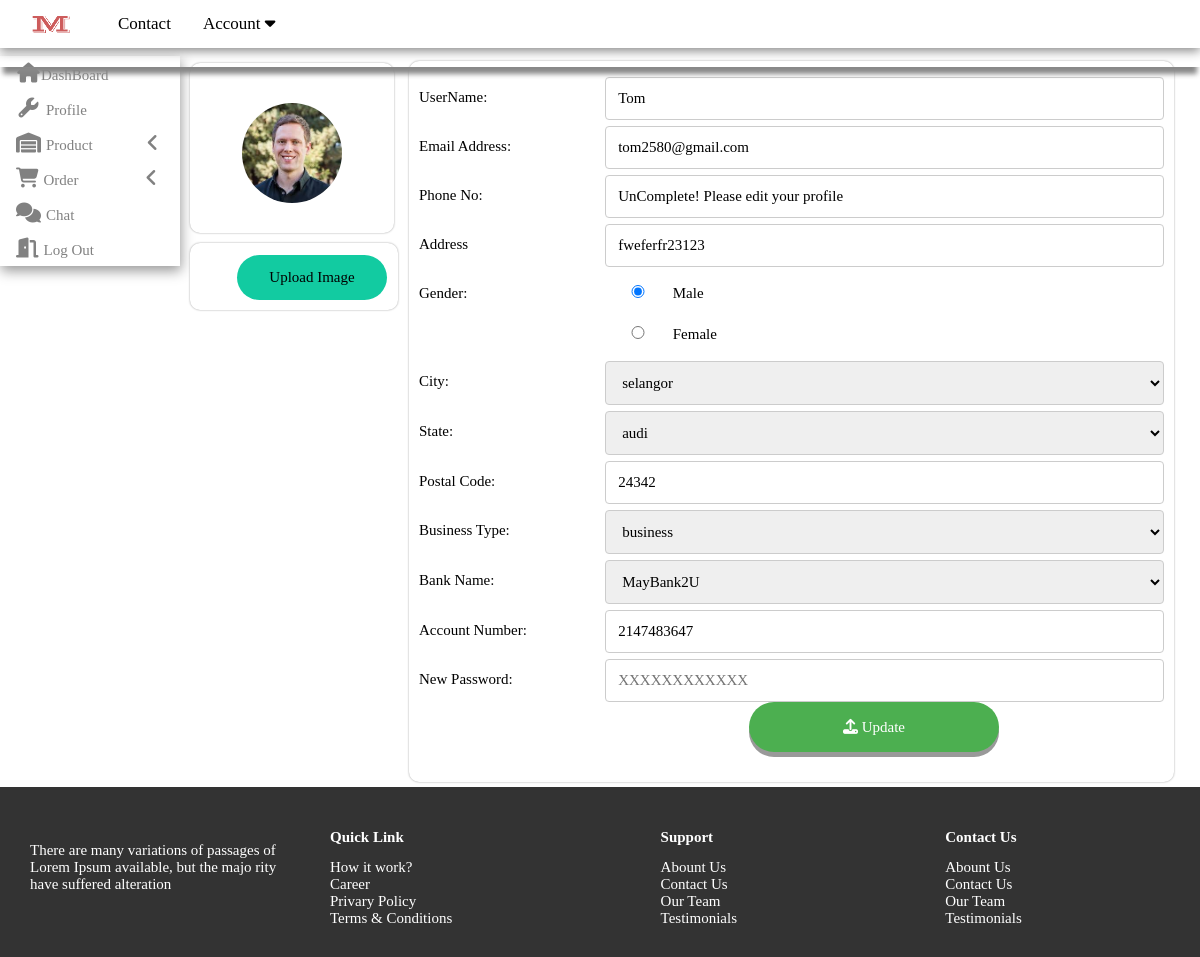
Page /seller/editProfile.php?sellerId=1 (signed in) on the committed database.
### tables this page shows
CREATE TABLE `seller` (
  `sellerId` varchar(255) NOT NULL,
  `sellerName` varchar(255) NOT NULL,
  `email` varchar(255) NOT NULL,
  `phoneNo` int(12) NOT NULL,
  `gender` varchar(6) NOT NULL,
  `image` varchar(255) NOT NULL,
  `address` varchar(255) NOT NULL,
  `city` varchar(255) NOT NULL,
  `state` varchar(255) NOT NULL,
  `postalCode` int(5) NOT NULL,
  `businessType` varchar(255) NOT NULL,
  `bankName` varchar(255) NOT NULL,
  `accountNo` int(17) NOT NULL,
  `password` varchar(255) NOT NULL,
  `lastLogin` timestamp NOT NULL DEFAULT current_timestamp()
);

### seller/editProfile.php (the view, shortened to what this page needs)
<?php
    include("../config.php");
    if(isset($_SESSION['sellerId'])){
        if(isset($_GET['sellerId'])){
            $sId = $_GET['sellerId'];
            $getData = "select * from seller where sellerId='$sId'";
            $result = $conn->query($getData);
            if($result->num_rows > 0){
                while($row = $result->fetch_assoc()){
                    $name=$row['sellerName'];
                    $email=$row['email'];
                    $phoneNo=$row['phoneNo'];
                    $gender=$row['gender'];
                    $address=$row['address'];
                    $city=$row['city'];
                    $state=$row['state'];
                    $postalCode=$row['postalCode'];
                    $businessType=$row['businessType'];
                    $bankName=$row['bankName'];
                    $accountNo=$row['accountNo'];
                    $warningText = "UnComplete! Please edit your profile";
                    if(empty($phoneNo)){
                        $phoneNo = $warningText;
                    }
                }
            }
        }
    }else{
        echo '<script>window.alert("Please Login")</script>';
        header('refresh:0.5;url=./login.php');
    }
?>
<!DOCTYPE html>
<html>
<head>
    <link rel="stylesheet" href="https://cdnjs.cloudflare.com/ajax/libs/font-awesome/4.7.0/css/font-awesome.min.css">
    <link rel="stylesheet" type="text/css" href="../css/reset.css">
    <link rel="stylesheet" type="text/css" href="../css/sellerstyle.css">
    <link rel="stylesheet" type="text/css" href="../css/profilestyle.css">
    <link rel="stylesheet" type="text/css" href="../css/footer.css">
</head>
<body>
    <?php require 'header.php' ?>
    <div class="content">
        <?php require 'asideLeft.php' ?>
        <aside class="contentbar">
            <form action="editProfile.php" method="POST" enctype="multipart/form-data">
                <div class="profile-box">
                    <div class="profile-box-left">
                        <div class="profile-image-box">
                            <div class="profile-box-left-image">
                                <div class="upload-image-box">
                                    <?php
                                    if(isset($_SESSION['sellerId'])){
                                        if(empty($image)){
                                            echo "<img src=\"../images/userIcon.png\" id=\"my-img\" alt=\"\" width=100 height=100\>";
                                        }else{
                                            echo "<img src=\"../images/profileImage/$image\" id=\"my-img\" alt=\"\" width=100 height=100\>";
                                        }
                                    }else {
                                        echo "<img src=\"../images/userIcon.png\" id=\"my-img\" alt=\"\" width=100 height=100\>";
                                    }
                                    ?>
                                </div>
                            </div>
                        </div>
                        <div class="profile-box-left-tools">
                            <div class="images-upload-button-box">
                                <button type="submit" name="upload" class="upload-image-btn">Upload Image</button>
                            </div>
                        </div>
                    </div>
                    <div class="profile-box-right">
                        <div class="profile-box-row">
                            <div class="profile-col-25">
                                <label for="username">UserName:</label>
                        </div>
                            <div class="profile-col-75">
                                <input type="text" name="sname" class="profile-view-mode" placeholder="seller name/company name" value="<?php echo $name ?>" require\>
                            </div>
                        </div>
                        <div class="profile-box-row">
                            <div class="profile-col-25">
                                <label for="email">Email Address:</label>
                            </div>
                            <div class="profile-col-75">
                                <input type="email" name="semail" class="profile-view-mode" placeholder="email address..." value="<?php echo $email ?>">
                            </div>
                        </div>
                        <div class="profile-box-row">
                            <div class="profile-col-25">
                                <label for="phone">Phone No:</label>
                            </div>
                            <div class="profile-col-75">
                                <input type="tel" name="sphone" class="profile-view-mode" placeholder="phone number..." oninput="if(value.length>11)value=value.slice(0,10)" value="<?php echo $phoneNo ?>">
                            </div>
                        </div>
                        <div class="profile-box-row">
                            <div class="profile-col-25">
                                <label for="address">Address</label>
                            </div>
                            <div class="profile-col-75">
                                <input type="text" name="sadd" class="profile-view-mode" placeholder="address..." value="<?php if(isset($_GET['sellerId'])){echo $address;}?>">
                            </div>
                        </div>
                        <div class="profile-box-row">
                            <div class="profile-col-25">
                                <label for="gender">Gender:</label>
                            </div>
                            <div class="profile-col-75">
                                <div class="profile-view-mode">
                                    <input type="radio" id="male" name="sgender" <?php if (isset($gender) && $gender=="male") echo "checked";?> value="male">
                                    <label for="male">Male</label><br>
                                    <input type="radio" id="female" name="sgender" <?php if (isset($gender) && $gender=="female") echo "checked";?> value="female">
                                    <label for="female">Female</label><br>
                                </div>
                            </div>
                        </div>
                        <div class="profile-box-row">
                            <div class="profile-col-25">
                                <label for="city">City:</label>
                            </div>
                            <div class="profile-col-75">
                                <select name="scity" id="city" class="profile-view-mode">
                                    <option value="<?php echo $city ?>"><?php echo $city ?></option>
                                </select>
                            </div>
                        </div>
                        <div class="profile-box-row">
                            <div class="profile-col-25">
                                <label for="status">State:</label>
                            </div>
                            <div class="profile-col-75">
                                <select name="sstate" id="state" class="profile-view-mode">
                                    <option value="<?php echo $state ?>"><?php echo $state ?></option>
                                </select>
                            </div>
                        </div>
                        <div class="profile-box-row">
                            <div class="profile-col-25">
                                <label for="spos">Postal Code:</label>
                            </div>
                            <div class="profile-col-75">
                                <input type="number" class="profile-view-mode" name="spos" id="" oninput="if(value.length>11)value=value.slice(0,5)"  placeholder="Postal Number" value="<?php echo $postalCode ?>">
                            </div>
                        </div>
                        <div class="profile-box-row">
                            <div class="profile-col-25">
                                <label for="BT">Business Type:</label>
                            </div>
                            <div class="profile-col-75">
                                <select name="stype" id="businessType" class="profile-view-mode">
                                    <option value="<?php echo $businessType ?>"><?php echo $businessType ?></option>
                                </select>
                            </div>
                        </div>
                        <div class="profile-box-row">
                            <div class="profile-col-25">
                                <label for="bank">Bank Name:</label>
                            </div>
                            <div class="profile-col-75">
                                <select name="sbank" id="bank" class="profile-view-mode">
                                    <option value="<?php echo $bankName ?>"><?php echo $bankName ?></option>
                                </select>
                            </div>
                        </div>
                        <div class="profile-box-row">
                            <div class="profile-col-25">
                                <label for="accou">Account Number:</label>
                            </div>
                            <div class="profile-col-75">
                                <input type="number" class="profile-view-mode" name="sacc" id="" oninput="if(value.length>11)value=value.slice(0,12)"  placeholder="XXXXXXXXXXXX" value="<?php echo $accountNo ?>">
                            </div>
                        </div>
                        <div class="profile-box-row">
                            <div class="profile-col-25">
                                <label for="accou">New Password:</label>
                            </div>
                            <div class="profile-col-75">
                                <input type="text" class="profile-view-mode" name="newPassword" id=""   placeholder="XXXXXXXXXXXX" >
                            </div>
                        </div>
                        <div class="actionBtn">
                            <button type="submit" name="Update" class="profile-view-mode"><i class="fas fa-upload"></i> Update</button>
                        </div>
                    </div>
                </div>
        </form>
        </aside>
    </div>
    <?php require 'footer.php' ?>
</body>
</html>

### css/sellerstyle.css (style rules this page uses)
body { margin:0;font-family:Arial;overflow-x: hidden; }
.content { width: 100%; background-color: #f2f2f2; margin-top: 56px; }
.content .contentbar { float: left; width: 85%; }

### css/profilestyle.css (style rules this page uses)
.profile-box { width: 100%; height: 700px; }
.profile-box-left { width: 20%; float:left; border-radius: 10px; padding: 10px; }
.profile-box-left .profile-image-box { height: 150px; background-color: white; margin-top: -3px; padding: 10px; border-radius: 10px; box-shadow: 0px 0px 2px #999; }
.profile-box-left-image, .profile-box-left-tools { width: 100%; border-radius: 10px; }
.profile-box-left .upload-image-box { margin: 30px auto; top: 19px; left: 60px; width: 100px; height: 100px; border-radius: 50%; overflow: hidden; background-repeat: no-repeat; background-position: 50%; background-size: cover; cursor: pointer; }
.profile-box-left .upload-image-box img { background-repeat: no-repeat; background-size: cover; }
.profile-box-left .profile-box-left-tools { margin-top: 10px; background-color: white; box-shadow: 0px 0px 2px #999; padding: 2px; padding-bottom: 10px; }
.profile-box-left .profile-box-left-tools .edit-box,.images-upload-button-box { border: 0; border-radius: 30px; width: 150px; height: 45px; color: white; background-color: #12CBA1; margin: 10px 0px 0px 45px; outline: none; text-align: center; }
.upload-image-btn { border:0px; background: none; line-height: 43px; outline: none; }
.profile-box-right { width: 73%; float: left; border-radius: 10px; background-color: white; padding: 10px; margin:5px; box-shadow: 0px 0px 2px #999; }
.profile-box-right .profile-box-row .profile-col-25 { float: left; width: 25%; margin-top: 6px; }
label { padding: 12px 12px 12px 0; display: inline-block; }
.profile-box-right .profile-box-row .profile-col-75 { float: left; width: 75%; margin-top: 6px; }
input[type=text],input[type=email],input[type=number],input[type=tel] ,select,textarea { width: 100%; padding: 12px; border: 1px solid #ccc; border-radius: 4px; box-sizing: border-box; resize: vertical; }
input[type=radio] { width: 10%; }
.profile-box-right .actionBtn button { cursor: pointer; background-color: #4CAF50; color: white; border: 0; border-radius: 25px; width: 250px; height: 50px; margin: 0px 0px 20px 330px; box-shadow: 0 5px #999; outline: none; }

### rows in the picture
seller: image (picture), sname "Tom", semail "tom2580@gmail.com", sadd "fweferfr23123", gender "☑ Male", gender "☐ Female", scity "selangor", sstate "audi", spos "24342", stype "business", sbank "MayBank2U", sacc "2147483647"
